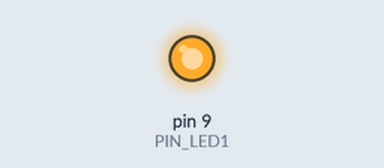
This sketch was run on a simulated Arduino Uno, built with avr-gcc and run on an emulated ATmega328P. On the bench: output pins drawn as LEDs (lit = HIGH). Random numbers use the default seed unless the sketch sets one.

Above: at 0.4 s.
At 30.5 s:
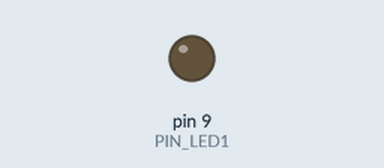
Timing chart, 0 to 37.7 s (numbered marks = the images above):
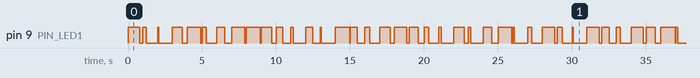

Measured:
- by itself, pin 9 (PIN_LED1): LOW → HIGH at 0.00 s, → LOW 0.81 s later, → HIGH 0.19 s later, → LOW 0.25 s later, … (256 changes in this stretch)
- by itself, everything shown: repeats every 58.0 s, in 116 steps

The sketch:

sketch_ej9.ino
```cpp
#define PIN_LED1 9
#define UN_SEGUNDO 1000

void setup() {
  pinMode(PIN_LED1, OUTPUT);
}

int cresta = 0;
int valle = 0;

void loop() {

  digitalWrite(PIN_LED1, HIGH);
  cresta = random(0, UN_SEGUNDO);
  delay(cresta);

  digitalWrite(PIN_LED1, LOW);
  valle = UN_SEGUNDO - cresta;
  delay(valle);

}
```
